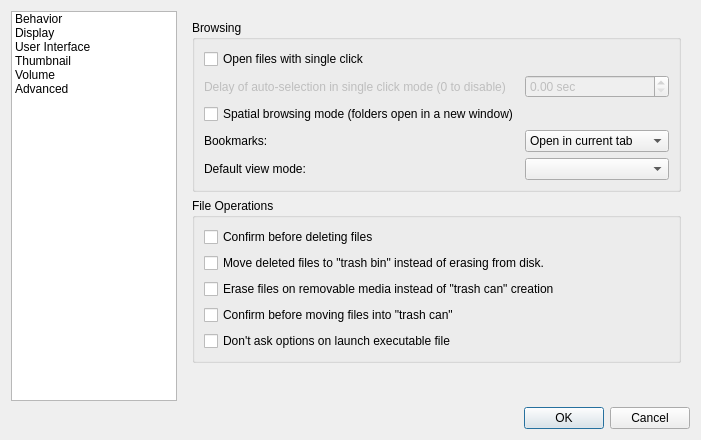
<?xml version="1.0" encoding="UTF-8"?>
<ui version="4.0">
 <class>PreferencesDialog</class>
 <widget class="QDialog" name="PreferencesDialog">
  <property name="geometry">
   <rect>
    <x>0</x>
    <y>0</y>
    <width>701</width>
    <height>440</height>
   </rect>
  </property>
  <property name="windowTitle">
   <string>Preferences</string>
  </property>
  <layout class="QVBoxLayout" name="verticalLayout">
   <item>
    <layout class="QHBoxLayout" name="horizontalLayout" stretch="0,0">
     <item>
      <widget class="QListWidget" name="listWidget">
       <property name="sizePolicy">
        <sizepolicy hsizetype="Expanding" vsizetype="Expanding">
         <horstretch>0</horstretch>
         <verstretch>0</verstretch>
        </sizepolicy>
       </property>
       <property name="horizontalScrollBarPolicy">
        <enum>Qt::ScrollBarAlwaysOff</enum>
       </property>
       <property name="currentRow">
        <number>-1</number>
       </property>
       <item>
        <property name="text">
         <string>Behavior</string>
        </property>
       </item>
       <item>
        <property name="text">
         <string>Display</string>
        </property>
       </item>
       <item>
        <property name="text">
         <string>User Interface</string>
        </property>
       </item>
       <item>
        <property name="text">
         <string>Thumbnail</string>
        </property>
       </item>
       <item>
        <property name="text">
         <string>Volume</string>
        </property>
       </item>
       <item>
        <property name="text">
         <string>Advanced</string>
        </property>
       </item>
      </widget>
     </item>
     <item>
      <widget class="QStackedWidget" name="stackedWidget">
       <property name="sizePolicy">
        <sizepolicy hsizetype="Preferred" vsizetype="Preferred">
         <horstretch>0</horstretch>
         <verstretch>0</verstretch>
        </sizepolicy>
       </property>
       <property name="currentIndex">
        <number>0</number>
       </property>
       <widget class="QWidget" name="behaviorPage">
        <layout class="QVBoxLayout" name="verticalLayout_3" stretch="0,0,1">
         <item>
          <widget class="QGroupBox" name="groupBox_4">
           <property name="title">
            <string>Browsing</string>
           </property>
           <layout class="QFormLayout" name="formLayout_5">
            <item row="0" column="0">
             <widget class="QCheckBox" name="singleClick">
              <property name="text">
               <string>Open files with single click</string>
              </property>
             </widget>
            </item>
            <item row="8" column="0">
             <widget class="QLabel" name="label_11">
              <property name="text">
               <string>Default view mode:</string>
              </property>
             </widget>
            </item>
            <item row="3" column="0">
             <widget class="QCheckBox" name="spatialMode">
              <property name="text">
               <string>Spatial browsing mode (folders open in a new window)</string>
              </property>
             </widget>
            </item>
            <item row="1" column="0">
             <widget class="QLabel" name="label">
              <property name="enabled">
               <bool>false</bool>
              </property>
              <property name="text">
               <string>Delay of auto-selection in single click mode (0 to disable)</string>
              </property>
             </widget>
            </item>
            <item row="1" column="1">
             <widget class="QDoubleSpinBox" name="autoSelectionDelay">
              <property name="enabled">
               <bool>false</bool>
              </property>
              <property name="suffix">
               <string> sec</string>
              </property>
              <property name="singleStep">
               <double>0.100000000000000</double>
              </property>
             </widget>
            </item>
            <item row="4" column="0">
             <widget class="QLabel" name="label_2">
              <property name="text">
               <string>Bookmarks:</string>
              </property>
             </widget>
            </item>
            <item row="4" column="1">
             <widget class="QComboBox" name="bookmarkOpenMethod">
              <item>
               <property name="text">
                <string>Open in current tab</string>
               </property>
              </item>
              <item>
               <property name="text">
                <string>Open in new tab</string>
               </property>
              </item>
              <item>
               <property name="text">
                <string>Open in new window</string>
               </property>
              </item>
             </widget>
            </item>
            <item row="8" column="1">
             <widget class="QComboBox" name="viewMode"/>
            </item>
           </layout>
          </widget>
         </item>
         <item>
          <widget class="QGroupBox" name="groupBox_6">
           <property name="title">
            <string>File Operations</string>
           </property>
           <layout class="QVBoxLayout" name="verticalLayout_9">
            <item>
             <widget class="QCheckBox" name="configmDelete">
              <property name="text">
               <string>Confirm before deleting files</string>
              </property>
             </widget>
            </item>
            <item>
             <widget class="QCheckBox" name="useTrash">
              <property name="text">
               <string>Move deleted files to &quot;trash bin&quot; instead of erasing from disk.</string>
              </property>
             </widget>
            </item>
            <item>
             <widget class="QCheckBox" name="noUsbTrash">
              <property name="text">
               <string>Erase files on removable media instead of &quot;trash can&quot; creation</string>
              </property>
             </widget>
            </item>
            <item>
             <widget class="QCheckBox" name="confirmTrash">
              <property name="text">
               <string>Confirm before moving files into &quot;trash can&quot;</string>
              </property>
             </widget>
            </item>
            <item>
             <widget class="QCheckBox" name="quickExec">
              <property name="text">
               <string>Don't ask options on launch executable file</string>
              </property>
             </widget>
            </item>
           </layout>
          </widget>
         </item>
         <item>
          <spacer name="verticalSpacer_2">
           <property name="orientation">
            <enum>Qt::Vertical</enum>
           </property>
           <property name="sizeHint" stdset="0">
            <size>
             <width>0</width>
             <height>0</height>
            </size>
           </property>
          </spacer>
         </item>
        </layout>
       </widget>
       <widget class="QWidget" name="displayPage">
        <layout class="QVBoxLayout" name="verticalLayout_7" stretch="0,0,1">
         <item>
          <widget class="QGroupBox" name="groupBox_2">
           <property name="title">
            <string>Icons</string>
           </property>
           <layout class="QFormLayout" name="formLayout_2">
            <item row="0" column="0">
             <widget class="QLabel" name="iconThemeLabel">
              <property name="sizePolicy">
               <sizepolicy hsizetype="Fixed" vsizetype="Preferred">
                <horstretch>0</horstretch>
                <verstretch>0</verstretch>
               </sizepolicy>
              </property>
              <property name="text">
               <string>Icon theme:</string>
              </property>
             </widget>
            </item>
            <item row="0" column="1">
             <widget class="QComboBox" name="iconTheme">
              <property name="sizePolicy">
               <sizepolicy hsizetype="Preferred" vsizetype="Fixed">
                <horstretch>0</horstretch>
                <verstretch>0</verstretch>
               </sizepolicy>
              </property>
             </widget>
            </item>
            <item row="1" column="0">
             <widget class="QLabel" name="label_6">
              <property name="text">
               <string>Size of big icons:</string>
              </property>
             </widget>
            </item>
            <item row="1" column="1">
             <widget class="QComboBox" name="bigIconSize"/>
            </item>
            <item row="2" column="0">
             <widget class="QLabel" name="label_7">
              <property name="text">
               <string>Size of small icons:</string>
              </property>
             </widget>
            </item>
            <item row="2" column="1">
             <widget class="QComboBox" name="smallIconSize"/>
            </item>
            <item row="3" column="0">
             <widget class="QLabel" name="label_8">
              <property name="text">
               <string>Size of thumbnails:</string>
              </property>
             </widget>
            </item>
            <item row="3" column="1">
             <widget class="QComboBox" name="thumbnailIconSize"/>
            </item>
            <item row="4" column="0">
             <widget class="QLabel" name="label_9">
              <property name="text">
               <string>Size of side pane icons:</string>
              </property>
             </widget>
            </item>
            <item row="4" column="1">
             <widget class="QComboBox" name="sidePaneIconSize"/>
            </item>
           </layout>
          </widget>
         </item>
         <item>
          <widget class="QGroupBox" name="groupBox_9">
           <property name="title">
            <string>User interface</string>
           </property>
           <layout class="QVBoxLayout" name="verticalLayout_8">
            <item>
             <widget class="QCheckBox" name="siUnit">
              <property name="text">
               <string>Use SI decimal prefixes instead of IEC binary prefixes</string>
              </property>
             </widget>
            </item>
            <item>
             <widget class="QCheckBox" name="backupAsHidden">
              <property name="text">
               <string>Treat backup files as hidden</string>
              </property>
             </widget>
            </item>
            <item>
             <widget class="QCheckBox" name="showFullNames">
              <property name="enabled">
               <bool>false</bool>
              </property>
              <property name="text">
               <string>Always show full file names</string>
              </property>
             </widget>
            </item>
            <item>
             <widget class="QCheckBox" name="shadowHidden">
              <property name="enabled">
               <bool>false</bool>
              </property>
              <property name="text">
               <string>Show icons of hidden files shadowed</string>
              </property>
             </widget>
            </item>
           </layout>
          </widget>
         </item>
         <item>
          <spacer name="verticalSpacer_5">
           <property name="orientation">
            <enum>Qt::Vertical</enum>
           </property>
           <property name="sizeHint" stdset="0">
            <size>
             <width>0</width>
             <height>0</height>
            </size>
           </property>
          </spacer>
         </item>
        </layout>
       </widget>
       <widget class="QWidget" name="uiPage">
        <layout class="QVBoxLayout" name="verticalLayout_5" stretch="0,0,1">
         <item>
          <widget class="QGroupBox" name="groupBox_5">
           <property name="title">
            <string>Window</string>
           </property>
           <layout class="QFormLayout" name="formLayout_7">
            <property name="fieldGrowthPolicy">
             <enum>QFormLayout::ExpandingFieldsGrow</enum>
            </property>
            <item row="0" column="0" colspan="2">
             <widget class="QCheckBox" name="alwaysShowTabs">
              <property name="text">
               <string>Always show the tab bar</string>
              </property>
             </widget>
            </item>
            <item row="1" column="0" colspan="2">
             <widget class="QCheckBox" name="showTabClose">
              <property name="text">
               <string>Show 'Close' buttons on tabs	</string>
              </property>
             </widget>
            </item>
            <item row="2" column="0" colspan="2">
             <widget class="QCheckBox" name="rememberWindowSize">
              <property name="text">
               <string>Remember the size of the last closed window</string>
              </property>
             </widget>
            </item>
            <item row="3" column="0">
             <widget class="QLabel" name="label_12">
              <property name="text">
               <string>Default width of new windows:</string>
              </property>
             </widget>
            </item>
            <item row="4" column="0">
             <widget class="QLabel" name="label_13">
              <property name="text">
               <string>Default height of new windows:</string>
              </property>
             </widget>
            </item>
            <item row="4" column="1">
             <widget class="QSpinBox" name="fixedWindowHeight">
              <property name="maximum">
               <number>32768</number>
              </property>
             </widget>
            </item>
            <item row="3" column="1">
             <widget class="QSpinBox" name="fixedWindowWidth">
              <property name="maximum">
               <number>32768</number>
              </property>
             </widget>
            </item>
           </layout>
          </widget>
         </item>
         <item>
          <widget class="QGroupBox" name="groupBox_10">
           <property name="title">
            <string>Show in places</string>
           </property>
           <layout class="QVBoxLayout" name="verticalLayout_10">
            <item>
             <widget class="QListWidget" name="showInPlaces">
              <item>
               <property name="text">
                <string>Home</string>
               </property>
               <property name="checkState">
                <enum>Unchecked</enum>
               </property>
               <property name="icon">
                <iconset theme="user-home">
                 <normaloff>.</normaloff>.</iconset>
               </property>
              </item>
              <item>
               <property name="text">
                <string>Desktop</string>
               </property>
               <property name="checkState">
                <enum>Unchecked</enum>
               </property>
               <property name="icon">
                <iconset theme="user-desktop">
                 <normaloff>.</normaloff>.</iconset>
               </property>
              </item>
              <item>
               <property name="text">
                <string>Trash can</string>
               </property>
               <property name="checkState">
                <enum>Unchecked</enum>
               </property>
               <property name="icon">
                <iconset theme="user-trash">
                 <normaloff>.</normaloff>.</iconset>
               </property>
              </item>
              <item>
               <property name="text">
                <string>Computer</string>
               </property>
               <property name="checkState">
                <enum>Unchecked</enum>
               </property>
               <property name="icon">
                <iconset theme="computer">
                 <normaloff>.</normaloff>.</iconset>
               </property>
              </item>
              <item>
               <property name="text">
                <string>Applications</string>
               </property>
               <property name="checkState">
                <enum>Unchecked</enum>
               </property>
              </item>
              <item>
               <property name="text">
                <string>Devices</string>
               </property>
               <property name="checkState">
                <enum>Unchecked</enum>
               </property>
              </item>
              <item>
               <property name="text">
                <string>Network</string>
               </property>
               <property name="checkState">
                <enum>Unchecked</enum>
               </property>
               <property name="icon">
                <iconset theme="folder-network">
                 <normaloff>.</normaloff>.</iconset>
               </property>
              </item>
             </widget>
            </item>
           </layout>
          </widget>
         </item>
         <item>
          <spacer name="verticalSpacer_4">
           <property name="orientation">
            <enum>Qt::Vertical</enum>
           </property>
           <property name="sizeHint" stdset="0">
            <size>
             <width>0</width>
             <height>0</height>
            </size>
           </property>
          </spacer>
         </item>
        </layout>
       </widget>
       <widget class="QWidget" name="thumbnailPage">
        <layout class="QVBoxLayout" name="verticalLayout_11">
         <item>
          <widget class="QGroupBox" name="groupBox_8">
           <property name="title">
            <string>Thumbnail</string>
           </property>
           <layout class="QFormLayout" name="formLayout_3">
            <item row="2" column="0">
             <widget class="QLabel" name="label_10">
              <property name="text">
               <string>Do not generate thumbnails for image files exceeding this size:</string>
              </property>
             </widget>
            </item>
            <item row="2" column="1">
             <widget class="QSpinBox" name="maxThumbnailFileSize">
              <property name="suffix">
               <string> KB</string>
              </property>
              <property name="maximum">
               <number>1048576</number>
              </property>
             </widget>
            </item>
            <item row="1" column="0" colspan="2">
             <widget class="QCheckBox" name="thumbnailLocal">
              <property name="text">
               <string>Only show thumbnails for local files</string>
              </property>
             </widget>
            </item>
            <item row="0" column="0" colspan="2">
             <widget class="QCheckBox" name="showThumbnails">
              <property name="text">
               <string>Show thumbnails of files</string>
              </property>
             </widget>
            </item>
           </layout>
          </widget>
         </item>
         <item>
          <spacer name="verticalSpacer_6">
           <property name="orientation">
            <enum>Qt::Vertical</enum>
           </property>
           <property name="sizeHint" stdset="0">
            <size>
             <width>0</width>
             <height>225</height>
            </size>
           </property>
          </spacer>
         </item>
        </layout>
       </widget>
       <widget class="QWidget" name="volumePage">
        <layout class="QVBoxLayout" name="verticalLayout_4" stretch="0,0,1">
         <item>
          <widget class="QGroupBox" name="groupBox_3">
           <property name="title">
            <string>Auto Mount</string>
           </property>
           <layout class="QFormLayout" name="formLayout_4">
            <item row="0" column="0">
             <widget class="QCheckBox" name="mountOnStartup">
              <property name="text">
               <string>Mount mountable volumes automatically on program startup</string>
              </property>
             </widget>
            </item>
            <item row="1" column="0">
             <widget class="QCheckBox" name="mountRemovable">
              <property name="text">
               <string>Mount removable media automatically when they are inserted</string>
              </property>
             </widget>
            </item>
            <item row="2" column="0">
             <widget class="QCheckBox" name="autoRun">
              <property name="text">
               <string>Show available options for removable media when they are inserted</string>
              </property>
             </widget>
            </item>
           </layout>
          </widget>
         </item>
         <item>
          <widget class="QGroupBox" name="groupBox_7">
           <property name="title">
            <string>When removable medium unmounted:</string>
           </property>
           <layout class="QVBoxLayout" name="verticalLayout_6">
            <item>
             <widget class="QRadioButton" name="closeOnUnmount">
              <property name="text">
               <string>Close &amp;tab containing removable medium</string>
              </property>
             </widget>
            </item>
            <item>
             <widget class="QRadioButton" name="goHomeOnUnmount">
              <property name="text">
               <string>Chan&amp;ge folder in the tab to home folder</string>
              </property>
             </widget>
            </item>
           </layout>
          </widget>
         </item>
         <item>
          <spacer name="verticalSpacer">
           <property name="orientation">
            <enum>Qt::Vertical</enum>
           </property>
           <property name="sizeHint" stdset="0">
            <size>
             <width>0</width>
             <height>0</height>
            </size>
           </property>
          </spacer>
         </item>
        </layout>
       </widget>
       <widget class="QWidget" name="advancedPage">
        <layout class="QVBoxLayout" name="verticalLayout_2" stretch="0,0,1">
         <item>
          <widget class="QGroupBox" name="groupBox">
           <property name="title">
            <string>Programs</string>
           </property>
           <layout class="QFormLayout" name="formLayout">
            <property name="fieldGrowthPolicy">
             <enum>QFormLayout::AllNonFixedFieldsGrow</enum>
            </property>
            <item row="0" column="0">
             <widget class="QLabel" name="label_14">
              <property name="text">
               <string>Terminal emulator:</string>
              </property>
             </widget>
            </item>
            <item row="1" column="0">
             <widget class="QLabel" name="label_3">
              <property name="text">
               <string>Switch &amp;user command:</string>
              </property>
              <property name="buddy">
               <cstring>suCommand</cstring>
              </property>
             </widget>
            </item>
            <item row="1" column="1">
             <widget class="QLineEdit" name="suCommand"/>
            </item>
            <item row="2" column="0" colspan="2">
             <widget class="QLabel" name="label_4">
              <property name="text">
               <string>Examples: &quot;xterm -e %s&quot; for terminal or &quot;gksu %s&quot; for switching user.
%s = the command line you want to execute with terminal or su.</string>
              </property>
              <property name="textFormat">
               <enum>Qt::PlainText</enum>
              </property>
             </widget>
            </item>
            <item row="3" column="0">
             <widget class="QLabel" name="label_5">
              <property name="text">
               <string>Archiver in&amp;tegration:</string>
              </property>
              <property name="buddy">
               <cstring>archiver</cstring>
              </property>
             </widget>
            </item>
            <item row="3" column="1">
             <widget class="QComboBox" name="archiver"/>
            </item>
            <item row="0" column="1">
             <widget class="QComboBox" name="terminal">
              <property name="editable">
               <bool>true</bool>
              </property>
             </widget>
            </item>
           </layout>
          </widget>
         </item>
         <item>
          <widget class="QGroupBox" name="groupBox_11">
           <property name="title">
            <string>Templates</string>
           </property>
           <layout class="QVBoxLayout" name="verticalLayout_12">
            <item>
             <widget class="QCheckBox" name="onlyUserTemplates">
              <property name="text">
               <string>Show only user defined templates in menu</string>
              </property>
             </widget>
            </item>
            <item>
             <widget class="QCheckBox" name="templateTypeOnce">
              <property name="text">
               <string>Show only one template for each MIME type</string>
              </property>
             </widget>
            </item>
            <item>
             <widget class="QCheckBox" name="templateRunApp">
              <property name="text">
               <string>Run default application after creation from template</string>
              </property>
             </widget>
            </item>
           </layout>
          </widget>
         </item>
         <item>
          <spacer name="verticalSpacer_3">
           <property name="orientation">
            <enum>Qt::Vertical</enum>
           </property>
           <property name="sizeHint" stdset="0">
            <size>
             <width>0</width>
             <height>0</height>
            </size>
           </property>
          </spacer>
         </item>
        </layout>
       </widget>
      </widget>
     </item>
    </layout>
   </item>
   <item>
    <widget class="QDialogButtonBox" name="buttonBox">
     <property name="orientation">
      <enum>Qt::Horizontal</enum>
     </property>
     <property name="standardButtons">
      <set>QDialogButtonBox::Cancel|QDialogButtonBox::Ok</set>
     </property>
    </widget>
   </item>
  </layout>
 </widget>
 <tabstops>
  <tabstop>listWidget</tabstop>
  <tabstop>alwaysShowTabs</tabstop>
  <tabstop>showTabClose</tabstop>
  <tabstop>rememberWindowSize</tabstop>
  <tabstop>fixedWindowWidth</tabstop>
  <tabstop>fixedWindowHeight</tabstop>
  <tabstop>singleClick</tabstop>
  <tabstop>configmDelete</tabstop>
  <tabstop>useTrash</tabstop>
  <tabstop>mountOnStartup</tabstop>
  <tabstop>mountRemovable</tabstop>
  <tabstop>autoRun</tabstop>
  <tabstop>closeOnUnmount</tabstop>
  <tabstop>goHomeOnUnmount</tabstop>
  <tabstop>terminal</tabstop>
  <tabstop>suCommand</tabstop>
  <tabstop>archiver</tabstop>
 </tabstops>
 <resources/>
 <connections>
  <connection>
   <sender>buttonBox</sender>
   <signal>accepted()</signal>
   <receiver>PreferencesDialog</receiver>
   <slot>accept()</slot>
   <hints>
    <hint type="sourcelabel">
     <x>261</x>
     <y>487</y>
    </hint>
    <hint type="destinationlabel">
     <x>157</x>
     <y>274</y>
    </hint>
   </hints>
  </connection>
  <connection>
   <sender>buttonBox</sender>
   <signal>rejected()</signal>
   <receiver>PreferencesDialog</receiver>
   <slot>reject()</slot>
   <hints>
    <hint type="sourcelabel">
     <x>329</x>
     <y>487</y>
    </hint>
    <hint type="destinationlabel">
     <x>286</x>
     <y>274</y>
    </hint>
   </hints>
  </connection>
  <connection>
   <sender>listWidget</sender>
   <signal>currentRowChanged(int)</signal>
   <receiver>stackedWidget</receiver>
   <slot>setCurrentIndex(int)</slot>
   <hints>
    <hint type="sourcelabel">
     <x>94</x>
     <y>157</y>
    </hint>
    <hint type="destinationlabel">
     <x>359</x>
     <y>145</y>
    </hint>
   </hints>
  </connection>
  <connection>
   <sender>singleClick</sender>
   <signal>toggled(bool)</signal>
   <receiver>label</receiver>
   <slot>setEnabled(bool)</slot>
   <hints>
    <hint type="sourcelabel">
     <x>237</x>
     <y>39</y>
    </hint>
    <hint type="destinationlabel">
     <x>237</x>
     <y>39</y>
    </hint>
   </hints>
  </connection>
  <connection>
   <sender>rememberWindowSize</sender>
   <signal>toggled(bool)</signal>
   <receiver>fixedWindowWidth</receiver>
   <slot>setDisabled(bool)</slot>
   <hints>
    <hint type="sourcelabel">
     <x>506</x>
     <y>351</y>
    </hint>
    <hint type="destinationlabel">
     <x>462</x>
     <y>386</y>
    </hint>
   </hints>
  </connection>
  <connection>
   <sender>singleClick</sender>
   <signal>toggled(bool)</signal>
   <receiver>autoSelectionDelay</receiver>
   <slot>setEnabled(bool)</slot>
   <hints>
    <hint type="sourcelabel">
     <x>237</x>
     <y>39</y>
    </hint>
    <hint type="destinationlabel">
     <x>237</x>
     <y>39</y>
    </hint>
   </hints>
  </connection>
  <connection>
   <sender>rememberWindowSize</sender>
   <signal>toggled(bool)</signal>
   <receiver>fixedWindowHeight</receiver>
   <slot>setDisabled(bool)</slot>
   <hints>
    <hint type="sourcelabel">
     <x>549</x>
     <y>351</y>
    </hint>
    <hint type="destinationlabel">
     <x>462</x>
     <y>421</y>
    </hint>
   </hints>
  </connection>
  <connection>
   <sender>rememberWindowSize</sender>
   <signal>toggled(bool)</signal>
   <receiver>label_12</receiver>
   <slot>setDisabled(bool)</slot>
   <hints>
    <hint type="sourcelabel">
     <x>211</x>
     <y>342</y>
    </hint>
    <hint type="destinationlabel">
     <x>211</x>
     <y>374</y>
    </hint>
   </hints>
  </connection>
  <connection>
   <sender>rememberWindowSize</sender>
   <signal>toggled(bool)</signal>
   <receiver>label_13</receiver>
   <slot>setDisabled(bool)</slot>
   <hints>
    <hint type="sourcelabel">
     <x>183</x>
     <y>338</y>
    </hint>
    <hint type="destinationlabel">
     <x>187</x>
     <y>404</y>
    </hint>
   </hints>
  </connection>
 </connections>
</ui>
